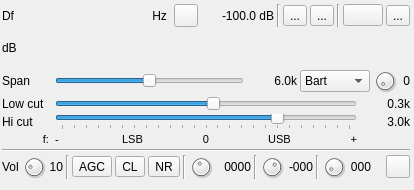
<?xml version="1.0" encoding="UTF-8"?>
<ui version="4.0">
 <class>SSBDemodGUI</class>
 <widget class="RollupContents" name="SSBDemodGUI">
  <property name="geometry">
   <rect>
    <x>0</x>
    <y>0</y>
    <width>414</width>
    <height>190</height>
   </rect>
  </property>
  <property name="sizePolicy">
   <sizepolicy hsizetype="Expanding" vsizetype="Expanding">
    <horstretch>0</horstretch>
    <verstretch>0</verstretch>
   </sizepolicy>
  </property>
  <property name="minimumSize">
   <size>
    <width>414</width>
    <height>0</height>
   </size>
  </property>
  <property name="font">
   <font>
    <family>Liberation Sans</family>
    <pointsize>9</pointsize>
   </font>
  </property>
  <property name="windowTitle">
   <string>SSB Demodulator</string>
  </property>
  <widget class="QWidget" name="settingsContainer" native="true">
   <property name="geometry">
    <rect>
     <x>0</x>
     <y>0</y>
     <width>412</width>
     <height>181</height>
    </rect>
   </property>
   <property name="minimumSize">
    <size>
     <width>412</width>
     <height>0</height>
    </size>
   </property>
   <property name="windowTitle">
    <string>Settings</string>
   </property>
   <layout class="QVBoxLayout" name="verticalLayout_2">
    <property name="spacing">
     <number>3</number>
    </property>
    <property name="leftMargin">
     <number>2</number>
    </property>
    <property name="topMargin">
     <number>2</number>
    </property>
    <property name="rightMargin">
     <number>2</number>
    </property>
    <property name="bottomMargin">
     <number>2</number>
    </property>
    <item>
     <layout class="QHBoxLayout" name="deltaFreqPowLayout">
      <property name="topMargin">
       <number>2</number>
      </property>
      <item>
       <layout class="QHBoxLayout" name="deltaFrequencyLayout">
        <item>
         <widget class="QLabel" name="deltaFrequencyLabel">
          <property name="minimumSize">
           <size>
            <width>16</width>
            <height>0</height>
           </size>
          </property>
          <property name="text">
           <string>Df</string>
          </property>
         </widget>
        </item>
        <item>
         <widget class="ValueDialZ" name="deltaFrequency" native="true">
          <property name="sizePolicy">
           <sizepolicy hsizetype="Maximum" vsizetype="Maximum">
            <horstretch>0</horstretch>
            <verstretch>0</verstretch>
           </sizepolicy>
          </property>
          <property name="minimumSize">
           <size>
            <width>125</width>
            <height>16</height>
           </size>
          </property>
          <property name="font">
           <font>
            <family>Liberation Mono</family>
            <pointsize>12</pointsize>
           </font>
          </property>
          <property name="cursor">
           <cursorShape>PointingHandCursor</cursorShape>
          </property>
          <property name="focusPolicy">
           <enum>Qt::StrongFocus</enum>
          </property>
          <property name="toolTip">
           <string>Demod shift frequency from center in Hz</string>
          </property>
         </widget>
        </item>
        <item>
         <widget class="QLabel" name="deltaUnits">
          <property name="text">
           <string> Hz </string>
          </property>
         </widget>
        </item>
        <item>
         <widget class="QToolButton" name="linkFrequencyOffset">
          <property name="toolTip">
           <string>Keep frequency offset in sync with other linked SSB modulators and demodulators</string>
          </property>
          <property name="text">
           <string/>
          </property>
          <property name="icon">
           <iconset resource="../../../sdrgui/resources/res.qrc">
            <normaloff>:/link.png</normaloff>:/link.png</iconset>
          </property>
          <property name="checkable">
           <bool>true</bool>
          </property>
         </widget>
        </item>
       </layout>
      </item>
      <item>
       <spacer name="freqPowSpacer">
        <property name="orientation">
         <enum>Qt::Horizontal</enum>
        </property>
        <property name="sizeHint" stdset="0">
         <size>
          <width>40</width>
          <height>20</height>
         </size>
        </property>
       </spacer>
      </item>
      <item>
       <widget class="QLabel" name="channelPower">
        <property name="minimumSize">
         <size>
          <width>60</width>
          <height>0</height>
         </size>
        </property>
        <property name="toolTip">
         <string>Channel power</string>
        </property>
        <property name="layoutDirection">
         <enum>Qt::RightToLeft</enum>
        </property>
        <property name="text">
         <string>-100.0 dB</string>
        </property>
        <property name="alignment">
         <set>Qt::AlignRight|Qt::AlignTrailing|Qt::AlignVCenter</set>
        </property>
       </widget>
      </item>
      <item>
       <widget class="Line" name="line">
        <property name="orientation">
         <enum>Qt::Vertical</enum>
        </property>
       </widget>
      </item>
      <item>
       <layout class="QHBoxLayout" name="audioOptionsLayout">
        <item>
         <widget class="QToolButton" name="audioBinaural">
          <property name="toolTip">
           <string>Toggle btw Mono and Binaural I/Q audio</string>
          </property>
          <property name="text">
           <string>...</string>
          </property>
          <property name="icon">
           <iconset resource="../../../sdrgui/resources/res.qrc">
            <normaloff>:/mono.png</normaloff>
            <normalon>:/stereo.png</normalon>:/mono.png</iconset>
          </property>
          <property name="checkable">
           <bool>true</bool>
          </property>
         </widget>
        </item>
        <item>
         <widget class="QToolButton" name="audioFlipChannels">
          <property name="toolTip">
           <string>Flip left/right audio channels</string>
          </property>
          <property name="text">
           <string>...</string>
          </property>
          <property name="icon">
           <iconset resource="../../../sdrgui/resources/res.qrc">
            <normaloff>:/flip_lr.png</normaloff>
            <normalon>:/flip_rl.png</normalon>:/flip_lr.png</iconset>
          </property>
          <property name="checkable">
           <bool>true</bool>
          </property>
         </widget>
        </item>
        <item>
         <widget class="Line" name="line_4">
          <property name="orientation">
           <enum>Qt::Vertical</enum>
          </property>
         </widget>
        </item>
        <item>
         <widget class="QPushButton" name="flipSidebands">
          <property name="toolTip">
           <string>Flip sidebands in SSB mode (LSB-&gt;USB or USB-&gt;LSB)</string>
          </property>
          <property name="text">
           <string/>
          </property>
          <property name="icon">
           <iconset resource="../../../sdrgui/resources/res.qrc">
            <normaloff>:/flip_sidebands.png</normaloff>:/flip_sidebands.png</iconset>
          </property>
         </widget>
        </item>
        <item>
         <widget class="QToolButton" name="dsb">
          <property name="toolTip">
           <string>DSB/SSB toggle</string>
          </property>
          <property name="text">
           <string>...</string>
          </property>
          <property name="icon">
           <iconset resource="../../../sdrgui/resources/res.qrc">
            <normaloff>:/usb.png</normaloff>
            <normalon>:/dsb.png</normalon>:/usb.png</iconset>
          </property>
          <property name="checkable">
           <bool>true</bool>
          </property>
         </widget>
        </item>
       </layout>
      </item>
     </layout>
    </item>
    <item>
     <layout class="QHBoxLayout" name="channelPowerMeterLayout">
      <item>
       <widget class="QLabel" name="channelPowerMeterUnits">
        <property name="text">
         <string>dB</string>
        </property>
       </widget>
      </item>
      <item>
       <widget class="LevelMeterSignalDB" name="channelPowerMeter" native="true">
        <property name="sizePolicy">
         <sizepolicy hsizetype="Expanding" vsizetype="MinimumExpanding">
          <horstretch>0</horstretch>
          <verstretch>0</verstretch>
         </sizepolicy>
        </property>
        <property name="minimumSize">
         <size>
          <width>0</width>
          <height>24</height>
         </size>
        </property>
        <property name="font">
         <font>
          <family>Liberation Mono</family>
          <pointsize>8</pointsize>
         </font>
        </property>
       </widget>
      </item>
     </layout>
    </item>
    <item>
     <layout class="QHBoxLayout" name="spanLayout">
      <item>
       <widget class="QLabel" name="spanLabel">
        <property name="minimumSize">
         <size>
          <width>50</width>
          <height>0</height>
         </size>
        </property>
        <property name="maximumSize">
         <size>
          <width>50</width>
          <height>16777215</height>
         </size>
        </property>
        <property name="text">
         <string>Span</string>
        </property>
       </widget>
      </item>
      <item>
       <widget class="QSlider" name="spanLog2">
        <property name="toolTip">
         <string>Demod frequency span</string>
        </property>
        <property name="minimum">
         <number>0</number>
        </property>
        <property name="maximum">
         <number>4</number>
        </property>
        <property name="pageStep">
         <number>1</number>
        </property>
        <property name="value">
         <number>2</number>
        </property>
        <property name="sliderPosition">
         <number>2</number>
        </property>
        <property name="orientation">
         <enum>Qt::Horizontal</enum>
        </property>
       </widget>
      </item>
      <item>
       <widget class="QLabel" name="spanText">
        <property name="minimumSize">
         <size>
          <width>50</width>
          <height>0</height>
         </size>
        </property>
        <property name="maximumSize">
         <size>
          <width>50</width>
          <height>16777215</height>
         </size>
        </property>
        <property name="text">
         <string>6.0k</string>
        </property>
        <property name="alignment">
         <set>Qt::AlignRight|Qt::AlignTrailing|Qt::AlignVCenter</set>
        </property>
       </widget>
      </item>
      <item>
       <widget class="QComboBox" name="fftWindow">
        <property name="sizePolicy">
         <sizepolicy hsizetype="Maximum" vsizetype="Fixed">
          <horstretch>0</horstretch>
          <verstretch>0</verstretch>
         </sizepolicy>
        </property>
        <property name="minimumSize">
         <size>
          <width>70</width>
          <height>0</height>
         </size>
        </property>
        <property name="maximumSize">
         <size>
          <width>60</width>
          <height>16777215</height>
         </size>
        </property>
        <property name="toolTip">
         <string>FFT filter window function</string>
        </property>
        <property name="sizeAdjustPolicy">
         <enum>QComboBox::AdjustToContents</enum>
        </property>
        <item>
         <property name="text">
          <string>Bart</string>
         </property>
        </item>
        <item>
         <property name="text">
          <string>B-H</string>
         </property>
        </item>
        <item>
         <property name="text">
          <string>FT</string>
         </property>
        </item>
        <item>
         <property name="text">
          <string>Ham</string>
         </property>
        </item>
        <item>
         <property name="text">
          <string>Han</string>
         </property>
        </item>
        <item>
         <property name="text">
          <string>Rec</string>
         </property>
        </item>
        <item>
         <property name="text">
          <string>Kai</string>
         </property>
        </item>
        <item>
         <property name="text">
          <string>Black</string>
         </property>
        </item>
        <item>
         <property name="text">
          <string>B-H7</string>
         </property>
        </item>
       </widget>
      </item>
      <item>
       <widget class="QDial" name="filterIndex">
        <property name="maximumSize">
         <size>
          <width>24</width>
          <height>24</height>
         </size>
        </property>
        <property name="toolTip">
         <string>Select filter in filter bank</string>
        </property>
        <property name="minimum">
         <number>0</number>
        </property>
        <property name="maximum">
         <number>9</number>
        </property>
        <property name="pageStep">
         <number>1</number>
        </property>
        <property name="value">
         <number>0</number>
        </property>
       </widget>
      </item>
      <item>
       <widget class="QLabel" name="filterIndexText">
        <property name="minimumSize">
         <size>
          <width>10</width>
          <height>0</height>
         </size>
        </property>
        <property name="acceptDrops">
         <bool>false</bool>
        </property>
        <property name="toolTip">
         <string>Filter index in filter bank</string>
        </property>
        <property name="text">
         <string>0</string>
        </property>
        <property name="alignment">
         <set>Qt::AlignRight|Qt::AlignTrailing|Qt::AlignVCenter</set>
        </property>
       </widget>
      </item>
     </layout>
    </item>
    <item>
     <layout class="QHBoxLayout" name="lowCutLayout">
      <item>
       <widget class="QLabel" name="lowCutLabel">
        <property name="minimumSize">
         <size>
          <width>50</width>
          <height>0</height>
         </size>
        </property>
        <property name="maximumSize">
         <size>
          <width>50</width>
          <height>16777215</height>
         </size>
        </property>
        <property name="text">
         <string>Low cut</string>
        </property>
       </widget>
      </item>
      <item>
       <widget class="TickedSlider" name="lowCut">
        <property name="maximumSize">
         <size>
          <width>16777215</width>
          <height>16</height>
         </size>
        </property>
        <property name="toolTip">
         <string>Highpass filter cutoff frequency (SSB)</string>
        </property>
        <property name="minimum">
         <number>-60</number>
        </property>
        <property name="maximum">
         <number>60</number>
        </property>
        <property name="pageStep">
         <number>1</number>
        </property>
        <property name="value">
         <number>3</number>
        </property>
        <property name="orientation">
         <enum>Qt::Horizontal</enum>
        </property>
        <property name="invertedAppearance">
         <bool>false</bool>
        </property>
        <property name="tickPosition">
         <enum>QSlider::NoTicks</enum>
        </property>
        <property name="tickInterval">
         <number>5</number>
        </property>
       </widget>
      </item>
      <item>
       <widget class="QLabel" name="lowCutText">
        <property name="minimumSize">
         <size>
          <width>50</width>
          <height>0</height>
         </size>
        </property>
        <property name="maximumSize">
         <size>
          <width>50</width>
          <height>16777215</height>
         </size>
        </property>
        <property name="text">
         <string>0.3k</string>
        </property>
        <property name="alignment">
         <set>Qt::AlignRight|Qt::AlignTrailing|Qt::AlignVCenter</set>
        </property>
       </widget>
      </item>
     </layout>
    </item>
    <item>
     <layout class="QHBoxLayout" name="bqndwidthLayout">
      <item>
       <widget class="QLabel" name="BWLabel">
        <property name="minimumSize">
         <size>
          <width>50</width>
          <height>0</height>
         </size>
        </property>
        <property name="maximumSize">
         <size>
          <width>50</width>
          <height>16777215</height>
         </size>
        </property>
        <property name="text">
         <string>Hi cut</string>
        </property>
       </widget>
      </item>
      <item>
       <widget class="TickedSlider" name="BW">
        <property name="maximumSize">
         <size>
          <width>16777215</width>
          <height>16</height>
         </size>
        </property>
        <property name="toolTip">
         <string>Lowpass filter cutoff frequency</string>
        </property>
        <property name="minimum">
         <number>-60</number>
        </property>
        <property name="maximum">
         <number>60</number>
        </property>
        <property name="pageStep">
         <number>1</number>
        </property>
        <property name="value">
         <number>30</number>
        </property>
        <property name="orientation">
         <enum>Qt::Horizontal</enum>
        </property>
        <property name="tickPosition">
         <enum>QSlider::TicksBelow</enum>
        </property>
        <property name="tickInterval">
         <number>5</number>
        </property>
       </widget>
      </item>
      <item>
       <widget class="QLabel" name="BWText">
        <property name="minimumSize">
         <size>
          <width>50</width>
          <height>0</height>
         </size>
        </property>
        <property name="maximumSize">
         <size>
          <width>50</width>
          <height>16777215</height>
         </size>
        </property>
        <property name="text">
         <string>3.0k</string>
        </property>
        <property name="alignment">
         <set>Qt::AlignRight|Qt::AlignTrailing|Qt::AlignVCenter</set>
        </property>
       </widget>
      </item>
     </layout>
    </item>
    <item>
     <layout class="QHBoxLayout" name="scaleLayout">
      <item>
       <widget class="QLabel" name="scalePadLeft">
        <property name="minimumSize">
         <size>
          <width>50</width>
          <height>0</height>
         </size>
        </property>
        <property name="maximumSize">
         <size>
          <width>50</width>
          <height>10</height>
         </size>
        </property>
        <property name="font">
         <font>
          <family>Liberation Sans</family>
          <pointsize>8</pointsize>
         </font>
        </property>
        <property name="text">
         <string>f: </string>
        </property>
        <property name="alignment">
         <set>Qt::AlignRight|Qt::AlignTrailing|Qt::AlignVCenter</set>
        </property>
       </widget>
      </item>
      <item>
       <widget class="QLabel" name="scaleMinus">
        <property name="maximumSize">
         <size>
          <width>10</width>
          <height>10</height>
         </size>
        </property>
        <property name="font">
         <font>
          <family>Liberation Sans</family>
          <pointsize>8</pointsize>
         </font>
        </property>
        <property name="text">
         <string>-</string>
        </property>
       </widget>
      </item>
      <item>
       <widget class="QLabel" name="lsbLabel">
        <property name="font">
         <font>
          <family>Liberation Sans</family>
          <pointsize>8</pointsize>
         </font>
        </property>
        <property name="text">
         <string>LSB</string>
        </property>
        <property name="alignment">
         <set>Qt::AlignCenter</set>
        </property>
       </widget>
      </item>
      <item>
       <widget class="QLabel" name="scaleCenter">
        <property name="maximumSize">
         <size>
          <width>12</width>
          <height>10</height>
         </size>
        </property>
        <property name="font">
         <font>
          <family>Liberation Sans</family>
          <pointsize>8</pointsize>
         </font>
        </property>
        <property name="text">
         <string>0</string>
        </property>
        <property name="alignment">
         <set>Qt::AlignCenter</set>
        </property>
       </widget>
      </item>
      <item>
       <widget class="QLabel" name="usbLabel">
        <property name="font">
         <font>
          <family>Liberation Sans</family>
          <pointsize>8</pointsize>
         </font>
        </property>
        <property name="text">
         <string>USB</string>
        </property>
        <property name="alignment">
         <set>Qt::AlignCenter</set>
        </property>
       </widget>
      </item>
      <item>
       <widget class="QLabel" name="scalePlus">
        <property name="maximumSize">
         <size>
          <width>10</width>
          <height>10</height>
         </size>
        </property>
        <property name="font">
         <font>
          <family>Liberation Sans</family>
          <pointsize>8</pointsize>
         </font>
        </property>
        <property name="text">
         <string>+</string>
        </property>
        <property name="alignment">
         <set>Qt::AlignRight|Qt::AlignTrailing|Qt::AlignVCenter</set>
        </property>
       </widget>
      </item>
      <item>
       <widget class="QLabel" name="scalePadRight">
        <property name="minimumSize">
         <size>
          <width>50</width>
          <height>0</height>
         </size>
        </property>
        <property name="maximumSize">
         <size>
          <width>50</width>
          <height>10</height>
         </size>
        </property>
        <property name="text">
         <string/>
        </property>
       </widget>
      </item>
     </layout>
    </item>
    <item>
     <widget class="Line" name="line_3">
      <property name="orientation">
       <enum>Qt::Horizontal</enum>
      </property>
     </widget>
    </item>
    <item>
     <layout class="QHBoxLayout" name="volumeLayout">
      <item>
       <widget class="QLabel" name="volumeLabel">
        <property name="text">
         <string>Vol</string>
        </property>
       </widget>
      </item>
      <item>
       <widget class="QDial" name="volume">
        <property name="minimumSize">
         <size>
          <width>24</width>
          <height>24</height>
         </size>
        </property>
        <property name="maximumSize">
         <size>
          <width>24</width>
          <height>24</height>
         </size>
        </property>
        <property name="toolTip">
         <string>Audio volume in dB</string>
        </property>
        <property name="minimum">
         <number>-10</number>
        </property>
        <property name="maximum">
         <number>40</number>
        </property>
        <property name="pageStep">
         <number>1</number>
        </property>
       </widget>
      </item>
      <item>
       <widget class="QLabel" name="volumeText">
        <property name="toolTip">
         <string>Audio volume in dB</string>
        </property>
        <property name="text">
         <string>10</string>
        </property>
        <property name="alignment">
         <set>Qt::AlignRight|Qt::AlignTrailing|Qt::AlignVCenter</set>
        </property>
       </widget>
      </item>
      <item>
       <widget class="Line" name="line_2">
        <property name="orientation">
         <enum>Qt::Vertical</enum>
        </property>
       </widget>
      </item>
      <item>
       <widget class="ButtonSwitch" name="agc">
        <property name="toolTip">
         <string>Toggle AGC</string>
        </property>
        <property name="text">
         <string>AGC</string>
        </property>
        <property name="checkable">
         <bool>true</bool>
        </property>
       </widget>
      </item>
      <item>
       <widget class="ButtonSwitch" name="agcClamping">
        <property name="toolTip">
         <string>Toggle AGC clamping to maximum allowable signal</string>
        </property>
        <property name="text">
         <string>CL</string>
        </property>
        <property name="checkable">
         <bool>true</bool>
        </property>
       </widget>
      </item>
      <item>
       <widget class="ButtonSwitch" name="dnr">
        <property name="toolTip">
         <string>Toggle Digital Noise Reduction</string>
        </property>
        <property name="text">
         <string>NR</string>
        </property>
        <property name="checkable">
         <bool>true</bool>
        </property>
       </widget>
      </item>
      <item>
       <widget class="Line" name="line_7">
        <property name="orientation">
         <enum>Qt::Vertical</enum>
        </property>
       </widget>
      </item>
      <item>
       <widget class="QDial" name="agcTimeLog2">
        <property name="maximumSize">
         <size>
          <width>24</width>
          <height>24</height>
         </size>
        </property>
        <property name="toolTip">
         <string>AGC time constant (ms in log2 steps)</string>
        </property>
        <property name="minimum">
         <number>4</number>
        </property>
        <property name="maximum">
         <number>11</number>
        </property>
        <property name="pageStep">
         <number>1</number>
        </property>
        <property name="value">
         <number>7</number>
        </property>
       </widget>
      </item>
      <item>
       <widget class="QLabel" name="agcTimeText">
        <property name="minimumSize">
         <size>
          <width>35</width>
          <height>0</height>
         </size>
        </property>
        <property name="toolTip">
         <string>AGC time constant (ms)</string>
        </property>
        <property name="text">
         <string>0000</string>
        </property>
        <property name="alignment">
         <set>Qt::AlignRight|Qt::AlignTrailing|Qt::AlignVCenter</set>
        </property>
       </widget>
      </item>
      <item>
       <widget class="Line" name="line_5">
        <property name="orientation">
         <enum>Qt::Vertical</enum>
        </property>
       </widget>
      </item>
      <item>
       <widget class="QDial" name="agcPowerThreshold">
        <property name="maximumSize">
         <size>
          <width>24</width>
          <height>24</height>
         </size>
        </property>
        <property name="toolTip">
         <string>Power threshold (dB)</string>
        </property>
        <property name="minimum">
         <number>-120</number>
        </property>
        <property name="maximum">
         <number>0</number>
        </property>
        <property name="pageStep">
         <number>1</number>
        </property>
        <property name="value">
         <number>-40</number>
        </property>
       </widget>
      </item>
      <item>
       <widget class="QLabel" name="agcPowerThresholdText">
        <property name="minimumSize">
         <size>
          <width>26</width>
          <height>0</height>
         </size>
        </property>
        <property name="toolTip">
         <string>Power threshold (dB)</string>
        </property>
        <property name="text">
         <string>-000</string>
        </property>
        <property name="alignment">
         <set>Qt::AlignRight|Qt::AlignTrailing|Qt::AlignVCenter</set>
        </property>
       </widget>
      </item>
      <item>
       <widget class="Line" name="line_6">
        <property name="orientation">
         <enum>Qt::Vertical</enum>
        </property>
       </widget>
      </item>
      <item>
       <widget class="QDial" name="agcThresholdGate">
        <property name="maximumSize">
         <size>
          <width>24</width>
          <height>24</height>
         </size>
        </property>
        <property name="toolTip">
         <string>Power threshold gate (ms)</string>
        </property>
        <property name="maximum">
         <number>68</number>
        </property>
        <property name="pageStep">
         <number>1</number>
        </property>
        <property name="value">
         <number>4</number>
        </property>
       </widget>
      </item>
      <item>
       <widget class="QLabel" name="agcThresholdGateText">
        <property name="minimumSize">
         <size>
          <width>22</width>
          <height>0</height>
         </size>
        </property>
        <property name="toolTip">
         <string>Power threshold gate (ms)</string>
        </property>
        <property name="text">
         <string>000</string>
        </property>
        <property name="alignment">
         <set>Qt::AlignRight|Qt::AlignTrailing|Qt::AlignVCenter</set>
        </property>
       </widget>
      </item>
      <item>
       <spacer name="horizontalSpacer">
        <property name="orientation">
         <enum>Qt::Horizontal</enum>
        </property>
        <property name="sizeHint" stdset="0">
         <size>
          <width>40</width>
          <height>20</height>
         </size>
        </property>
       </spacer>
      </item>
      <item>
       <widget class="QToolButton" name="audioMute">
        <property name="toolTip">
         <string>Mute/Unmute audio</string>
        </property>
        <property name="text">
         <string/>
        </property>
        <property name="icon">
         <iconset resource="../../../sdrgui/resources/res.qrc">
          <normaloff>:/sound_on.png</normaloff>
          <normalon>:/sound_off.png</normalon>:/sound_on.png</iconset>
        </property>
        <property name="checkable">
         <bool>true</bool>
        </property>
       </widget>
      </item>
     </layout>
    </item>
   </layout>
  </widget>
  <widget class="QWidget" name="spectrumContainer" native="true">
   <property name="geometry">
    <rect>
     <x>10</x>
     <y>170</y>
     <width>218</width>
     <height>284</height>
    </rect>
   </property>
   <property name="sizePolicy">
    <sizepolicy hsizetype="Expanding" vsizetype="Expanding">
     <horstretch>0</horstretch>
     <verstretch>0</verstretch>
    </sizepolicy>
   </property>
   <property name="windowTitle">
    <string>Channel Spectrum</string>
   </property>
   <layout class="QVBoxLayout" name="verticalLayout">
    <property name="spacing">
     <number>2</number>
    </property>
    <property name="leftMargin">
     <number>3</number>
    </property>
    <property name="topMargin">
     <number>3</number>
    </property>
    <property name="rightMargin">
     <number>3</number>
    </property>
    <property name="bottomMargin">
     <number>3</number>
    </property>
    <item>
     <widget class="GLSpectrum" name="glSpectrum" native="true">
      <property name="sizePolicy">
       <sizepolicy hsizetype="Expanding" vsizetype="Expanding">
        <horstretch>0</horstretch>
        <verstretch>0</verstretch>
       </sizepolicy>
      </property>
      <property name="minimumSize">
       <size>
        <width>200</width>
        <height>250</height>
       </size>
      </property>
      <property name="font">
       <font>
        <family>Liberation Mono</family>
        <pointsize>8</pointsize>
       </font>
      </property>
     </widget>
    </item>
    <item>
     <widget class="GLSpectrumGUI" name="spectrumGUI" native="true">
      <property name="sizePolicy">
       <sizepolicy hsizetype="Minimum" vsizetype="Minimum">
        <horstretch>0</horstretch>
        <verstretch>0</verstretch>
       </sizepolicy>
      </property>
      <property name="minimumSize">
       <size>
        <width>0</width>
        <height>30</height>
       </size>
      </property>
     </widget>
    </item>
   </layout>
  </widget>
 </widget>
 <customwidgets>
  <customwidget>
   <class>ButtonSwitch</class>
   <extends>QToolButton</extends>
   <header>gui/buttonswitch.h</header>
  </customwidget>
  <customwidget>
   <class>ValueDialZ</class>
   <extends>QWidget</extends>
   <header>gui/valuedialz.h</header>
   <container>1</container>
  </customwidget>
  <customwidget>
   <class>RollupContents</class>
   <extends>QWidget</extends>
   <header>gui/rollupcontents.h</header>
   <container>1</container>
  </customwidget>
  <customwidget>
   <class>LevelMeterSignalDB</class>
   <extends>QWidget</extends>
   <header>gui/levelmeter.h</header>
   <container>1</container>
  </customwidget>
  <customwidget>
   <class>GLSpectrum</class>
   <extends>QWidget</extends>
   <header>gui/glspectrum.h</header>
   <container>1</container>
  </customwidget>
  <customwidget>
   <class>GLSpectrumGUI</class>
   <extends>QWidget</extends>
   <header>gui/glspectrumgui.h</header>
   <container>1</container>
  </customwidget>
  <customwidget>
   <class>TickedSlider</class>
   <extends>QSlider</extends>
   <header>gui/tickedslider.h</header>
  </customwidget>
 </customwidgets>
 <resources>
  <include location="../../../sdrgui/resources/res.qrc"/>
 </resources>
 <connections/>
</ui>
